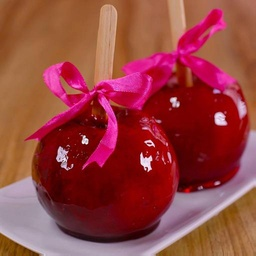
#> input picture images/aaa1.jpg, 256 x 256 px, shrunk from 512 x 512 before the run
$ python convolution.py
#> lines starting #> are read from the running program, lines starting #| are printed output that depends on the picture; after the words box and inside, x2 and y2 are one past the last pixel; in counts of white or black regions, pixels touching at a corner belong together
#> (reads masks/media_3x3.txt from the repository)
#> (reads masks/gauss_3x3.txt from the repository)
### image.py
from imageio import imread

class ImageMatrix():
  def __init__(self, file):
#> called with file = 'images/aaa1.jpg'
    try:
      self.matrix = imread(file)
#> self.matrix is the input picture: shape (256, 256, 3); mean R, G, B 150.2, 66.2, 64.2
      self.height, self.width = self.matrix.shape[0], self.matrix.shape[1]
#> self.height = 256; self.width = 256
#> the loop in apply, `for y in range(image.height):` made 256 passes
#> after the loop in apply, `for y in range(image.height):`:
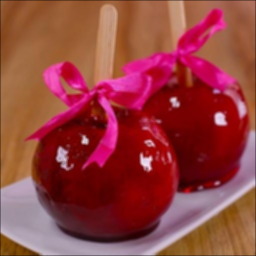
#> mtx: shape (256, 256, 3) float64; mean of channels 0, 1, 2 149.4, 65.6, 63.7; drawn as R, G, B
    except:
      raise Exception("erro no processamento do arquivo")

  # [4 lines left out: function get_px, not called in this run]

### median.py
#%%
import numpy as np
import time

class MedianMask():
  def __init__(self):
    self.matrix, self.width, self.height = [],0,0
    self.floor_h, self.floor_w = 0,0


  # [34 lines left out: functions apply_on_pixel, apply, not called in this run]

### convolution.py
#%%
import time
import numpy as np
from utils import check_bounds
from functools import lru_cache

class ConvolutionalMask():
  def __init__(self, file = False):
    self.matrix, self.width, self.height = [],0,0
    self.floor_h, self.floor_w = 0,0

    if file:
      self.load_from_file(file)
      self.mirror()

  def load_from_file(self,file):
    with open(file,'r') as fl:
      self.matrix = np.array([list(map(float, line.rstrip().split(" "))) \
        for line in fl.readlines()])
      self.height, self.width = self.matrix.shape[0], self.matrix.shape[1]
      self.floor_h, self.floor_w = self.height // 2, self.width // 2
      self.ceil_h, self.ceil_w = self.floor_h + 1, self.floor_w + 1


  def mirror(self):
    self.matrix = np.array([w[::-1] for w in self.matrix[::-1]])


  def apply_on_pixel_dot(self,image,x,y):
    #cria
    mtx_sl = np.zeros((self.height, self.width, 3))
    #popula
    for ih, mh in enumerate(range(y - self.floor_h, y + self.ceil_h)):
      if (mh < 0) or (mh >= image.height): continue
      for iw, mw in enumerate(range(x - self.floor_w, x + self.ceil_w)):
        if (mw < 0) or (mw >= image.width): continue
        mtx_sl[ih][iw] = image.matrix[mh][mw]
    #aplica
    mtx = mtx_sl * self.matrix
    mtx = np.sum(mtx, axis=(0,1))

    return mtx

  def fast_apply(self,image):
    mtx = np.zeros((image.matrix.shape))

    t0 = time.time()
    for y in range(self.height,image.height - self.height):
      for x in range(self.width, image.width - self.width):
        res = image.matrix[y-self.floor_h:y+self.ceil_h, x-self.floor_w:x+self.ceil_w] * self.matrix
        mtx[y][x] = np.sum(res,axis=(0,1))
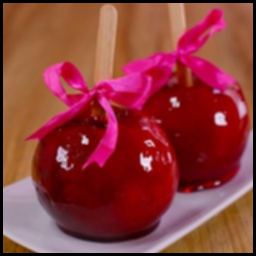
#> mtx: shape (256, 256, 3) float64; mean R, G, B 142.9, 61.1, 60.3

    #CANTOS

    for y in range(self.height):
      for x in range(self.width):
        mtx[y][x] = self.apply_on_pixel_dot(image,x,y)
#> mtx: shape (256, 256, 3) float64; 0.01% of pixels changed, all inside (x1, y1, x2, y2) = (0, 0, 3, 3)

    for y in range(image.height - self.height, image.height):
      for x in range(image.width - self.width, image.width):
        mtx[y][x] = self.apply_on_pixel_dot(image,x,y)
#> this loop made 3 passes
#> mtx: shape (256, 256, 3) float64; mean R, G, B 142.9, 61.1, 60.4

    mtx = np.clip(mtx, a_min=0, a_max=255)
    mtx = np.round(mtx)
    mtx = mtx.astype(int)

    t1 = time.time()
    print(f"tempo total {t1-t0}")
    return mtx


  def apply(self,image):
    mtx = np.zeros((image.matrix.shape))

    t0 = time.time()

    for y in range(image.height):
      for x in range(image.width):
        mtx[y][x] = self.apply_on_pixel_dot(image,x,y)

    mtx = np.clip(mtx, a_min=0, a_max=255)
    mtx = np.round(mtx)
    mtx = mtx.astype(int)

    t1 = time.time()
    print(f"tempo total {t1-t0}")
    return mtx


from image import ImageMatrix
from median import MedianMask

media = ConvolutionalMask("masks/media_3x3.txt")
gauss = ConvolutionalMask("masks/gauss_3x3.txt")
median = MedianMask()
y = ImageMatrix("images/aaa1.jpg")

media.apply(y)
media.fast_apply(y)

#import matplotlib.pyplot as plt

#_, ax = plt.subplots(2,2)
#ax[0,0].imshow(y.matrix)
#ax[0,1].imshow(media.fast_apply(y))
#ax[1,0].imshow(gauss.fast_apply(y))
#ax[1,1].imshow(median.fast_apply(y))
#plt.show()
#%%
